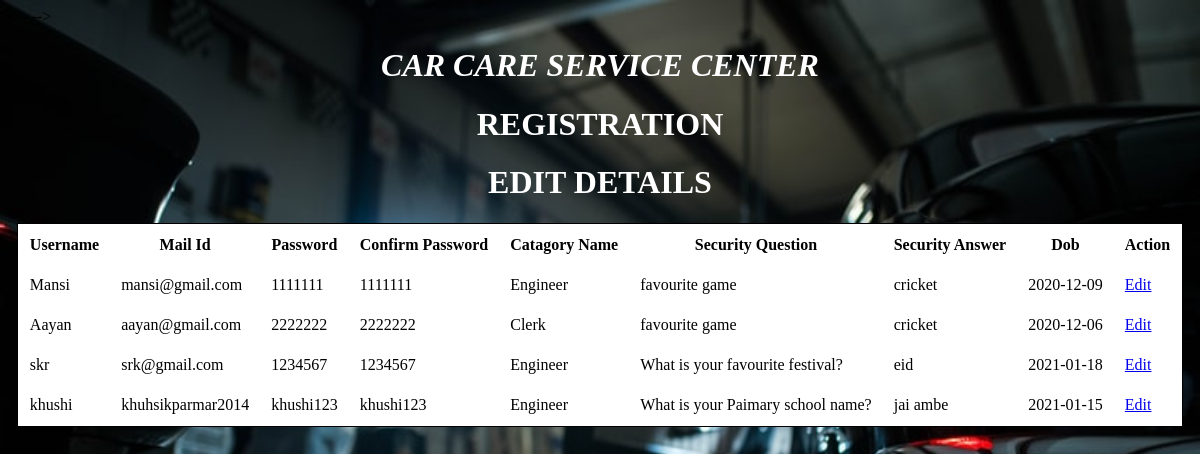
Screenshot of /RegistrationEdit.php with the database file from the repository.
### tables this page shows
CREATE TABLE IF NOT EXISTS `registration` (
  `Usertype` text NOT NULL,
  `Username` text NOT NULL,
  `MailId` text NOT NULL,
  `Password` text NOT NULL,
  `ConfirmPassword` text NOT NULL,
  `CatagoryName` text NOT NULL,
  `SecurityQuestion` varchar(100) NOT NULL,
  `SecurityAnswer` varchar(100) NOT NULL,
  `Dob` date NOT NULL
);

### RegistrationEdit.php (the view, shortened to what this page needs)
<!DOCTYPE HTML>
<html>
<head>
  -->
</head>
<body bgcolor="">
<center>
<marquee><h1 class="impact"style="color:white;"><b><i>CAR CARE SERVICE CENTER</i></b></h1></marquee>
<h1 class="impact" style="color:white;"><b>REGISTRATION</b></h1>
<h1 class="impact" style="color:white;"><b>EDIT DETAILS</b></h1>
<table align="center" cellpadding="10" bgcolor="white" style="border:1px solid black" bordercolor="#D7DF01">
<tr>
<th>Username</th>
<th>Mail Id</th>
<th>Password</th>
<th>Confirm Password</th>
<th>Catagory Name</th>
<th>Security Question</th>
<th>Security Answer</th>
<th>Dob</th>
	<th>Action</th>
</tr>
<?php
$con=mysql_connect("localhost","root","");
$sql="select * from registration";
$result=mysql_query($sql,$con);
while($row=mysql_fetch_array($result))
{
    $D_Username=$row['Username'];
    $D_MailId=$row['MailId'];
    $D_Password=$row['Password'];
    $D_Confirmpassword=$row['ConfirmPassword'];
    $D_CatagoryName=$row['CatagoryName'];
    $D_SecurityQuestion=$row['SecurityQuestion'];
    $D_SecurityAnswer=$row['SecurityAnswer'];
    $D_Dob=$row['Dob'];
?>
<tr>
<td><?php echo $D_Username;?></td>
<td><?php echo $D_MailId;?></td>
<td><?php echo $D_Password;?></td>
<td><?php echo $D_Confirmpassword;?></td>
<td><?php echo $D_CatagoryName;?></td>
<td><?php echo $D_SecurityQuestion;?></td>
<td><?php echo $D_SecurityAnswer;?></td>
<td><?php echo $D_Dob;?></td>
<td><a href="RegistrationEditDetails.php?Username=<?php echo $D_Username;?>">Edit</a></td>
</tr>
<?php
}
?>
</table>
</center>
</body>
</html>

### RegistrationEdit.php (style rules this page uses)
body { background-image: url('bg1.jpg'); background-repeat: no-repeat; background-attachment: fixed; background-size: 100% 100%; }

### rows the page displays
registration: Username "Mansi", MailId "mansi@gmail.com", Password "1111111", ConfirmPassword "1111111", CatagoryName "Engineer", SecurityQuestion "favourite game", SecurityAnswer "cricket", Dob "2020-12-09"
registration: Username "Aayan", MailId "aayan@gmail.com", Password "2222222", ConfirmPassword "2222222", CatagoryName "Clerk", SecurityQuestion "favourite game", SecurityAnswer "cricket", Dob "2020-12-06"
registration: Username "skr", MailId "srk@gmail.com", Password "1234567", ConfirmPassword "1234567", CatagoryName "Engineer", SecurityQuestion "What is your favourite festival?", SecurityAnswer "eid", Dob "2021-01-18"
registration: Username "khushi", MailId "khuhsikparmar2014", Password "khushi123", ConfirmPassword "khushi123", CatagoryName "Engineer", SecurityQuestion "What is your Paimary school name?", SecurityAnswer "jai ambe", Dob "2021-01-15"
